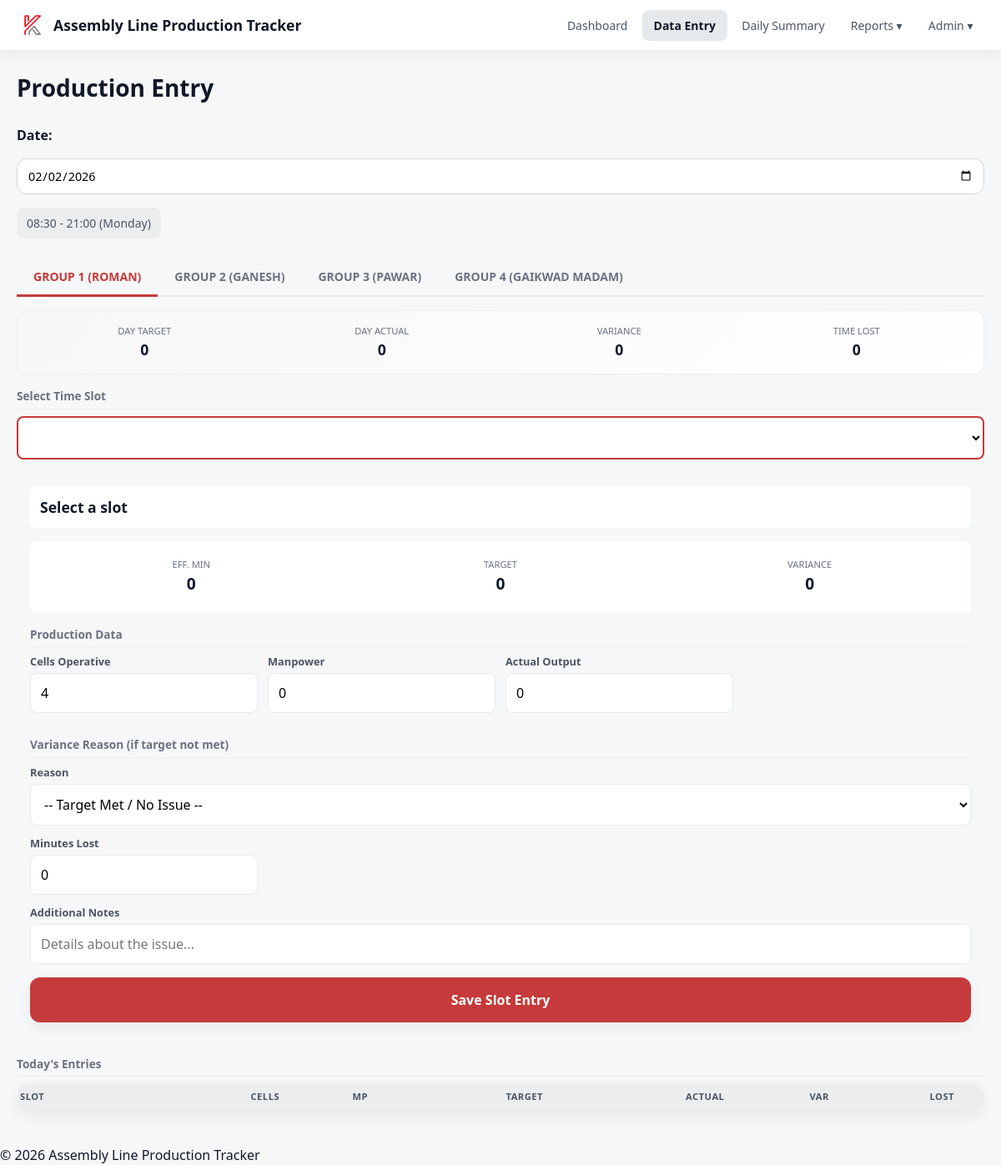
The page /pages/production_entry.php on the database its author committed.
### tables this page shows
CREATE TABLE IF NOT EXISTS settings (
    id INT UNSIGNED AUTO_INCREMENT PRIMARY KEY,
    setting_key VARCHAR(100) NOT NULL UNIQUE,
    setting_value TEXT,
    description VARCHAR(255),
    updated_at TIMESTAMP DEFAULT CURRENT_TIMESTAMP ON UPDATE CURRENT_TIMESTAMP
);

CREATE TABLE IF NOT EXISTS production_groups (
    id INT UNSIGNED AUTO_INCREMENT PRIMARY KEY,
    name VARCHAR(100) NOT NULL,
    default_cells TINYINT UNSIGNED NOT NULL DEFAULT 1,
    expected_output_per_cell_per_hour DECIMAL(8,2) NOT NULL DEFAULT 0.00,
    display_order INT UNSIGNED NOT NULL DEFAULT 0,
    is_active TINYINT(1) NOT NULL DEFAULT 1,
    created_at TIMESTAMP DEFAULT CURRENT_TIMESTAMP,
    updated_at TIMESTAMP DEFAULT CURRENT_TIMESTAMP ON UPDATE CURRENT_TIMESTAMP
);

### includes/functions.php (called while the page is built, shortened)
<?php
require_once __DIR__ . '/settings.php';
function getActiveGroups(): array {
    $db = getDB();
    return $db->query('SELECT * FROM production_groups WHERE is_active = 1 ORDER BY display_order, id')->fetchAll();
}
function h($str): string {
    return htmlspecialchars((string)$str, ENT_QUOTES, 'UTF-8');
}
function formatTime(string $time): string {
    return date('H:i', strtotime($time));
}
function getDayName(string $date): string {
    return date('l', strtotime($date));
}

### includes/settings.php (called while the page is built, shortened)
<?php
function getSetting(string $key, string $default = ''): string {
    $db = getDB();
    $stmt = $db->prepare('SELECT setting_value FROM settings WHERE setting_key = ?');
    $stmt->execute([$key]);
    $row = $stmt->fetch();
    return $row ? $row['setting_value'] : $default;
}
function getShiftTimes(string $date): array {
    $dayType = getDayType($date);
    $prefix = ($dayType === 'sat') ? 'default_shift_start_sat' : 'default_shift_start_sun_fri';
    $suffixEnd = ($dayType === 'sat') ? 'default_shift_end_sat' : 'default_shift_end_sun_fri';
    return [
        'start' => getSetting($prefix, '08:00'),
        'end'   => getSetting($suffixEnd, '17:00'),
        'notes' => '',
        'is_override' => false,
    ];
}
function getDayType(string $date): string {
    $dow = date('w', strtotime($date));
    return ($dow == 6) ? 'sat' : 'sun_fri';
}

### pages/production_entry.php (the view, shortened to what this page needs)
<?php
require_once APP_ROOT . '/includes/functions.php';
$date = $_GET['date'] ?? date('Y-m-d');
$groups = getActiveGroups();
$shiftTimes = getShiftTimes($date);
include APP_ROOT . '/includes/header.php';
?>
<div class="page-header">
    <h1>Production Entry</h1>
</div>
<div class="date-bar">
    <label for="prod-date">Date:</label>
    <input type="date" id="prod-date" value="<?= h($date) ?>">
    <span class="shift-info" id="shift-info">
        <?= formatTime($shiftTimes['start']) ?> - <?= formatTime($shiftTimes['end']) ?>
        (<?= getDayName($date) ?>)
    </span>
</div>
<?php if (empty($groups)): ?>
    <div class="alert alert-warning">No production groups configured. <a href="manage_groups.php">Add groups</a> first.</div>
<?php else: ?>
<div class="tabs" id="group-tabs">
    <?php foreach ($groups as $i => $g): ?>
        <button class="tab-btn <?= $i === 0 ? 'active' : '' ?>" data-tab="group-<?= $g['id'] ?>"><?= h($g['name']) ?></button>
    <?php endforeach; ?>
</div>
<?php foreach ($groups as $i => $g): ?>
<div id="group-<?= $g['id'] ?>" class="tab-content <?= $i === 0 ? 'active' : '' ?>"
     data-group-id="<?= $g['id'] ?>"
     data-default-cells="<?= $g['default_cells'] ?>"
     data-rate="<?= $g['expected_output_per_cell_per_hour'] ?>">
    <div class="day-summary" id="day-summary-<?= $g['id'] ?>">
        <div class="day-summary-grid">
            <div class="day-summary-item">
                <div class="label">Day Target</div>
                <div class="value" id="ds-target-<?= $g['id'] ?>">0</div>
            </div>
            <div class="day-summary-item">
                <div class="label">Day Actual</div>
                <div class="value" id="ds-actual-<?= $g['id'] ?>">0</div>
            </div>
            <div class="day-summary-item">
                <div class="label">Variance</div>
                <div class="value" id="ds-variance-<?= $g['id'] ?>">0</div>
            </div>
            <div class="day-summary-item">
                <div class="label">Time Lost</div>
                <div class="value" id="ds-downtime-<?= $g['id'] ?>">0</div>
            </div>
        </div>
    </div>
    <div class="section-title">Select Time Slot</div>
    <div class="form-group" style="margin-bottom:1rem;">
        <select id="slot-selector-<?= $g['id'] ?>" class="slot-dropdown" style="width:100%;padding:0.75rem;font-size:1rem;border:2px solid var(--primary);border-radius:var(--radius);font-weight:600;">
        </select>
    </div>
    <div class="entry-form" id="entry-form-<?= $g['id'] ?>">
        <div class="slot-info" id="slot-info-<?= $g['id'] ?>">
            <span class="slot-name">Select a slot</span>
        </div>
        <div class="calc-display">
            <div class="calc-item">
                <div class="calc-label">Eff. Min</div>
                <div class="calc-value" id="calc-effmin-<?= $g['id'] ?>">0</div>
            </div>
            <div class="calc-item">
                <div class="calc-label">Target</div>
                <div class="calc-value" id="calc-target-<?= $g['id'] ?>">0</div>
            </div>
            <div class="calc-item">
                <div class="calc-label">Variance</div>
                <div class="calc-value" id="calc-variance-<?= $g['id'] ?>">0</div>
            </div>
        </div>
        <div class="section-title">Production Data</div>
        <div class="form-row">
            <div class="form-group">
                <label>Cells Operative</label>
                <input type="number" id="inp-cells-<?= $g['id'] ?>" min="0" max="50" value="<?= $g['default_cells'] ?>">
            </div>
            <div class="form-group">
                <label>Manpower</label>
                <input type="number" id="inp-manpower-<?= $g['id'] ?>" min="0" value="0">
            </div>
            <div class="form-group">
                <label>Actual Output</label>
                <input type="number" id="inp-actual-<?= $g['id'] ?>" min="0" value="0">
            </div>
        </div>
        <div class="section-title">Variance Reason (if target not met)</div>
        <div class="form-group">
            <label>Reason</label>
            <select id="inp-reason-<?= $g['id'] ?>">
                <option value="">-- Target Met / No Issue --</option>
            </select>
        </div>
        <div class="form-row">
            <div class="form-group">
                <label>Minutes Lost</label>
                <input type="number" id="inp-minutes-lost-<?= $g['id'] ?>" min="0" max="999" value="0" placeholder="0">
            </div>
        </div>
        <div class="form-group">
            <label>Additional Notes</label>
            <input type="text" id="inp-reason-notes-<?= $g['id'] ?>" placeholder="Details about the issue...">
        </div>
        <div style="margin-top:1rem;">
            <button class="btn btn-primary btn-block save-slot-btn" data-group-id="<?= $g['id'] ?>" style="width:100%;padding:1rem;font-size:1rem;">
                Save Slot Entry
            </button>
        </div>
    </div>
    <div class="section-title">Today's Entries</div>
    <div class="card" style="padding:0;overflow-x:auto;">
        <table class="history-table" id="history-<?= $g['id'] ?>">
            <thead>
                <tr>
                    <th>Slot</th>
                    <th class="num">Cells</th>
                    <th class="num">MP</th>
                    <th class="num">Target</th>
                    <th class="num">Actual</th>
                    <th class="num">Var</th>
                    <th class="num">Lost</th>
                    <th></th>
                </tr>
            </thead>
        </table>
    </div>
</div>
<?php endforeach; ?>
<?php endif; ?>
<?php include APP_ROOT . '/includes/footer.php'; ?>

### assets/css/style.css (style rules this page uses)
*, *::before, *::after { box-sizing: border-box; margin: 0; padding: 0; }
:root { --brand-primary: #C53A3A; --brand-primary-dark: #A72E2E; --brand-primary-hover: #8B2A2A; --neutral-100: #F6F7F8; --neutral-200: #EBEDEF; --neutral-300: #E6E9EC; --neutral-400: #D1D5DB; --neutral-600: #6B7280; --neutral-700: #4B5563; --text-default: #111827; --white: #FFFFFF; --success: #16A34A; --success-light: #DCFCE7; --warning: #F59E0B; --warning-light: #FEF3C7; --error: #DC2626; --error-light: #FEE2E2; --info: #2563EB; --info-light: #DBEAFE; --pending: #9CA3AF; --pending-light: #F3F4F6; --radius-sm: 6px; --radius-md: 8px; --radius-lg: 12px; --radius-xl: 16px; --radius-pill: 999px; --shadow-soft: 0 6px 18px rgba(16,24,40,0.06); --shadow-medium: 0 8px 24px rgba(16,24,40,0.12); --primary: var(--brand-primary); --primary-light: var(--brand-primary); --primary-dark: var(--brand-primary-dark); --danger: var(--error); --danger-bg: var(--error-light); --success-bg: var(--success-light); --warning-bg: var(--warning-light); --info-bg: var(--info-light); --gray-50: var(--neutral-100); --gray-100: var(--neutral-200); --gray-200: var(--neutral-300); --gray-300: var(--neutral-400); --gray-400: var(--neutral-600); --gray-500: var(--neutral-600); --gray-600: var(--neutral-700); --gray-700: var(--neutral-700); --gray-800: var(--text-default); --radius: var(--radius-md); --shadow: var(--shadow-soft); --shadow-md: var(--shadow-medium); }
body { font-family: "Segoe UI", system-ui, -apple-system, "Helvetica Neue", Arial, sans-serif; font-size: 16px; color: var(--text-default); background: var(--neutral-100); line-height: 1.5; }
.page-header { display: flex; align-items: center; justify-content: space-between; margin-bottom: 1.5rem; flex-wrap: wrap; gap: 0.75rem; }
.page-header h1 { font-size: 1.75rem; font-weight: 700; color: var(--text-default); }
.card { background: var(--white); border-radius: var(--radius-xl); box-shadow: var(--shadow-soft); padding: 1.25rem; margin-bottom: 1rem; }
table { width: 100%; border-collapse: collapse; font-size: 0.875rem; }
th, td { padding: 0.6rem 0.75rem; text-align: left; border-bottom: 1px solid var(--neutral-300); }
th { background: var(--neutral-200); font-weight: 600; color: var(--neutral-700); text-transform: uppercase; font-size: 0.75rem; letter-spacing: 0.5px; white-space: nowrap; }
td.num, th.num { text-align: right; white-space: nowrap; }
table { table-layout: auto; }
table th, table td { vertical-align: middle; }
.form-group { margin-bottom: 1rem; }
.form-group label { display: flex; align-items: center; gap: 6px; font-weight: 600; margin-bottom: 6px; color: var(--neutral-700); font-size: 0.875rem; }
.form-row { display: flex; gap: 1rem; flex-wrap: wrap; align-items: flex-end; }
.form-row .form-group { flex: 1; min-width: 150px; }
input[type="text"], input[type="number"], input[type="date"], input[type="time"], input[type="password"], select, textarea { width: 100%; padding: 10px 12px; border: 1px solid var(--neutral-400); border-radius: var(--radius-lg); font-size: 0.9rem; font-family: inherit; background: var(--white); transition: border-color 0.15s, box-shadow 0.15s; }
.btn { display: inline-flex; align-items: center; justify-content: center; gap: 8px; padding: 10px 16px; border: none; border-radius: var(--radius-lg); font-size: 0.875rem; font-weight: 600; cursor: pointer; transition: background 0.15s, transform 0.1s; font-family: inherit; box-shadow: var(--shadow-soft); }
.btn-primary { background: var(--brand-primary); color: var(--white); }
.tabs { display: flex; gap: 0; border-bottom: 2px solid var(--neutral-300); margin-bottom: 1rem; flex-wrap: wrap; }
.tab-btn { padding: 0.75rem 1.25rem; background: none; border: none; border-bottom: 3px solid transparent; margin-bottom: -2px; cursor: pointer; font-size: 0.875rem; font-weight: 600; color: var(--neutral-600); transition: color 0.15s, border-color 0.15s; font-family: inherit; }
.tab-btn.active { color: var(--brand-primary); border-bottom-color: var(--brand-primary); }
.tab-content { display: none; }
.tab-content.active { display: block; }
.date-bar { display: flex; align-items: center; gap: 1rem; margin-bottom: 1.5rem; flex-wrap: wrap; }
.date-bar label { font-weight: 600; }
.date-bar .shift-info { font-size: 0.875rem; color: var(--neutral-700); background: var(--neutral-200); padding: 8px 12px; border-radius: var(--radius-md); }

### rows shown on the page
settings: setting_value "08:30"
production_groups: name "GROUP 1 (ROMAN)", default_cells "4"
production_groups: name "GROUP 2 (GANESH)"
production_groups: name "GROUP 3 (PAWAR)"
production_groups: name "GROUP 4 (GAIKWAD MADAM)"

### other values the page prints
APP_NAME "Assembly Line Production Tracker"
formatTime($shiftTimes['end']) "21:00"
